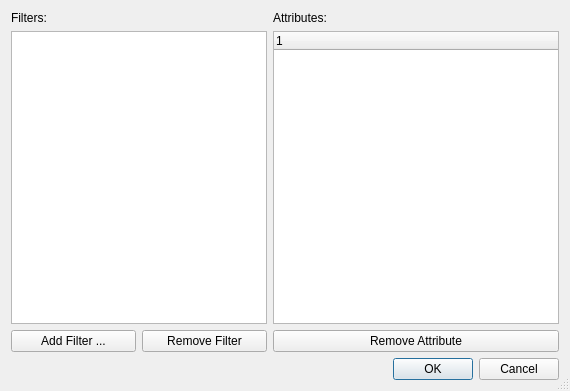
<?xml version="1.0" encoding="UTF-8"?>
<ui version="4.0">
 <class>QtHelpFiltersDialog</class>
 <widget class="QDialog" name="QtHelpFiltersDialog">
  <property name="geometry">
   <rect>
    <x>0</x>
    <y>0</y>
    <width>570</width>
    <height>391</height>
   </rect>
  </property>
  <property name="windowTitle">
   <string>Manage QtHelp Filters</string>
  </property>
  <property name="sizeGripEnabled">
   <bool>true</bool>
  </property>
  <layout class="QVBoxLayout" name="verticalLayout">
   <item>
    <layout class="QGridLayout" name="gridLayout">
     <item row="0" column="0">
      <widget class="QLabel" name="label">
       <property name="text">
        <string>Filters:</string>
       </property>
      </widget>
     </item>
     <item row="0" column="2">
      <widget class="QLabel" name="label_2">
       <property name="text">
        <string>Attributes:</string>
       </property>
      </widget>
     </item>
     <item row="1" column="0" colspan="2">
      <widget class="QListWidget" name="filtersList"/>
     </item>
     <item row="1" column="2">
      <widget class="QTreeWidget" name="attributesList">
       <property name="rootIsDecorated">
        <bool>false</bool>
       </property>
       <column>
        <property name="text">
         <string>1</string>
        </property>
       </column>
      </widget>
     </item>
     <item row="2" column="0">
      <widget class="QPushButton" name="addButton">
       <property name="toolTip">
        <string>Press to add a new filter</string>
       </property>
       <property name="text">
        <string>Add Filter ...</string>
       </property>
      </widget>
     </item>
     <item row="2" column="1">
      <widget class="QPushButton" name="removeButton">
       <property name="toolTip">
        <string>Press to remove the selected filter</string>
       </property>
       <property name="text">
        <string>Remove Filter</string>
       </property>
      </widget>
     </item>
     <item row="2" column="2">
      <widget class="QPushButton" name="removeAttributeButton">
       <property name="toolTip">
        <string>Press to remove the selected attribute</string>
       </property>
       <property name="text">
        <string>Remove Attribute</string>
       </property>
      </widget>
     </item>
    </layout>
   </item>
   <item>
    <widget class="QDialogButtonBox" name="buttonBox">
     <property name="orientation">
      <enum>Qt::Horizontal</enum>
     </property>
     <property name="standardButtons">
      <set>QDialogButtonBox::Cancel|QDialogButtonBox::Ok</set>
     </property>
    </widget>
   </item>
  </layout>
 </widget>
 <tabstops>
  <tabstop>filtersList</tabstop>
  <tabstop>attributesList</tabstop>
  <tabstop>addButton</tabstop>
  <tabstop>removeButton</tabstop>
  <tabstop>removeAttributeButton</tabstop>
  <tabstop>buttonBox</tabstop>
 </tabstops>
 <resources/>
 <connections>
  <connection>
   <sender>buttonBox</sender>
   <signal>rejected()</signal>
   <receiver>QtHelpFiltersDialog</receiver>
   <slot>reject()</slot>
   <hints>
    <hint type="sourcelabel">
     <x>320</x>
     <y>386</y>
    </hint>
    <hint type="destinationlabel">
     <x>286</x>
     <y>274</y>
    </hint>
   </hints>
  </connection>
 </connections>
</ui>
